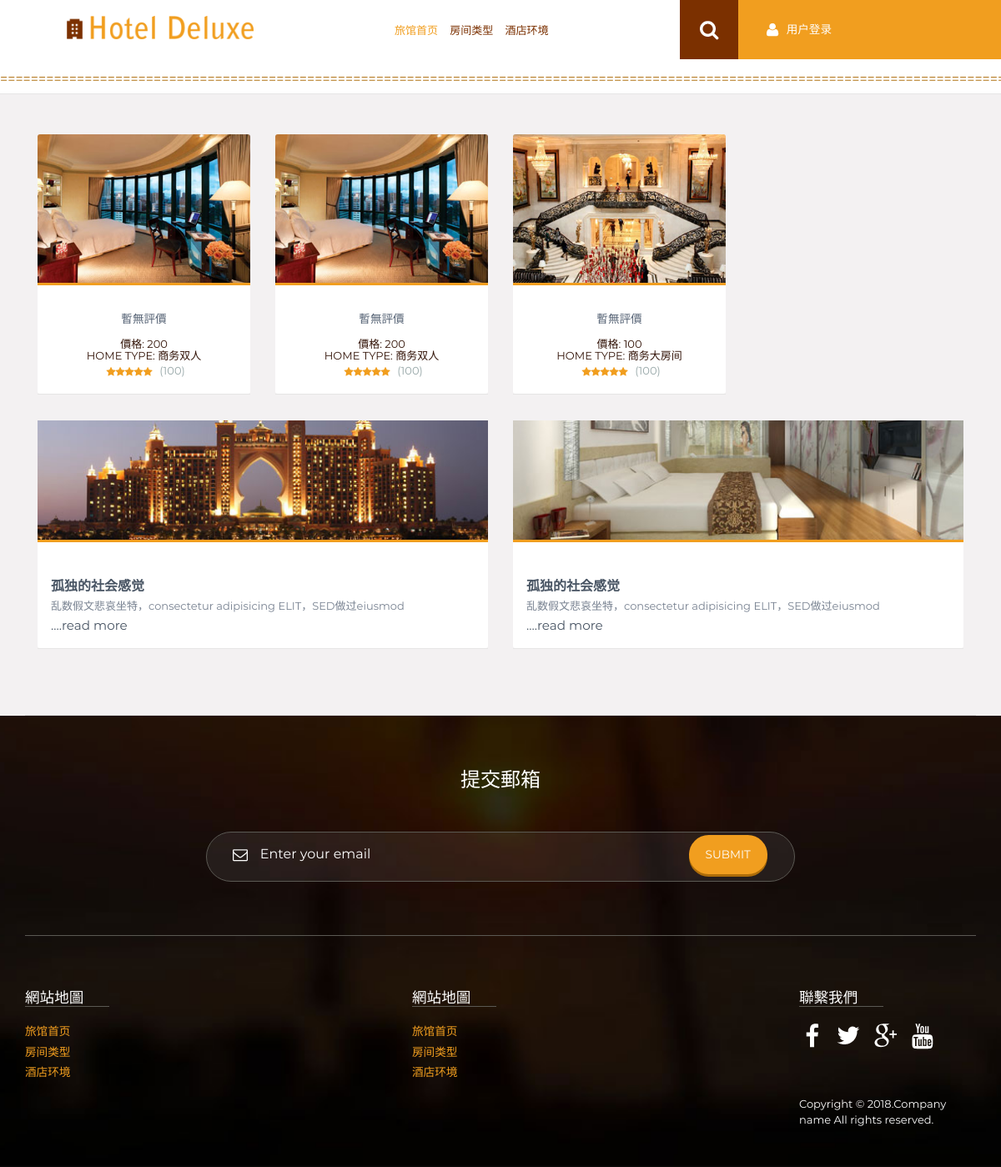
Before: / with the older database file.
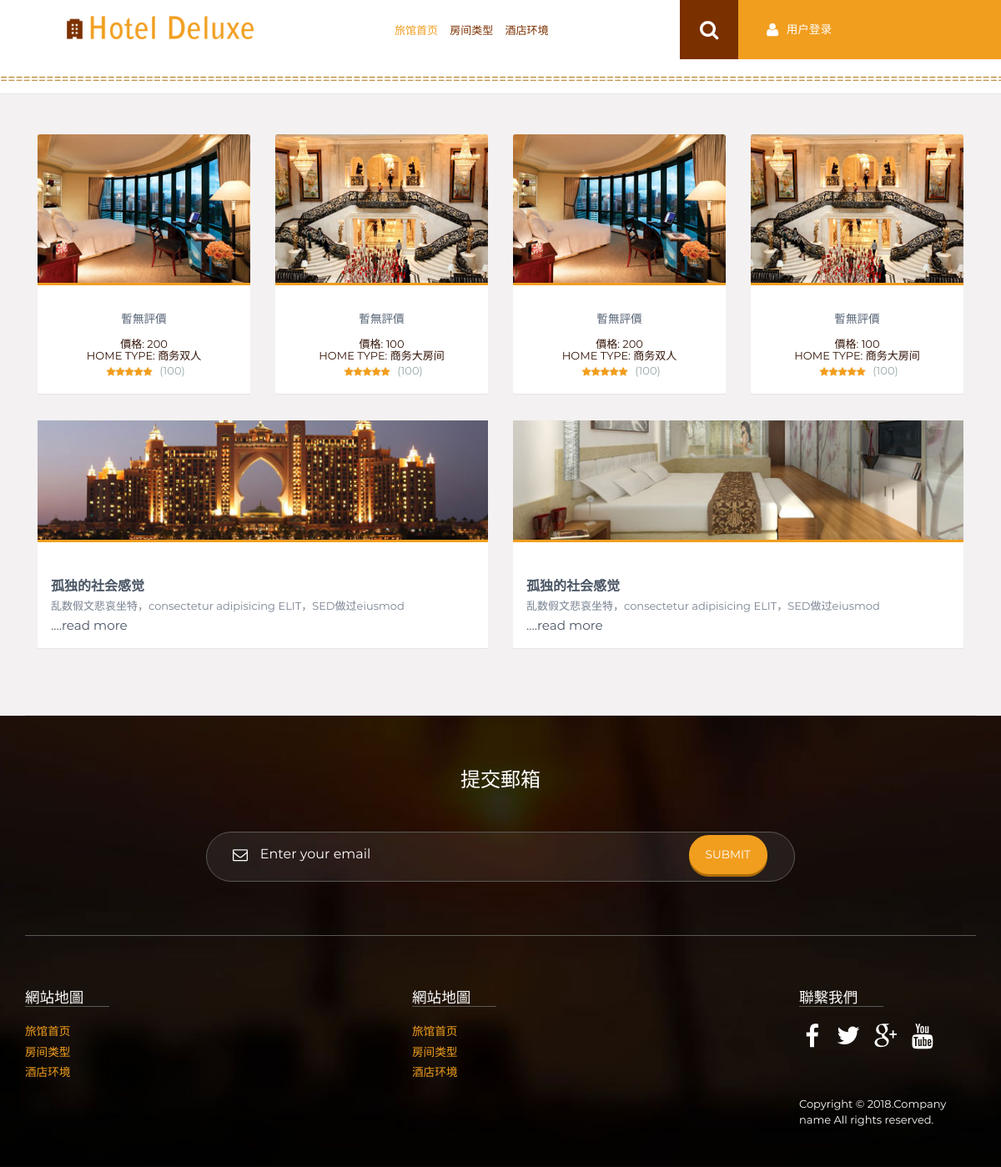
After: the same page with the newer database file.
### app/models.py (models this page shows, shortened)
class Room(models.Model):
    room_number = models.CharField(max_length=10, unique=True, null=False,verbose_name='房屋編號')
    price = models.IntegerField(verbose_name='價格')
    img = models.ImageField(upload_to='./static/upload/', default='img/l2.jpg',verbose_name='圖片')
    category = models.CharField(max_length=10,verbose_name='房屋類別')
    available = models.BooleanField(default=1,verbose_name='是否可用')
    status = models.IntegerField(default=1,verbose_name='是否租出')
    user = models.CharField(max_length=30, null=True,verbose_name='預定/出租用戶')
    evaluation = models.CharField(max_length=100, default='暫無評價',verbose_name='評價')
    number = models.IntegerField(default=0,verbose_name='預定次數')
    fraction = models.CharField(max_length=10, default='star2.png',verbose_name='評價分數')

class Latest_post(models.Model):
    title = models.CharField(max_length=50)
    time = models.DateTimeField(auto_now=True)
    author = models.CharField(max_length=20)
    content = models.CharField(max_length=500)
    img = models.ImageField(upload_to='./static/upload/')
    views = models.IntegerField(default=1)

### app/views.py (the view)
# urls.py: path('', index, name='index'),
def index(request):
    user = islogin(request)
    rooms = Room.objects.all().order_by('number')[:4]
    posts = Latest_post.objects.all().order_by('time')[:2]
    return render(request, 'index.html', {'user': user, 'list': rooms, 'l_post': posts, 'index': True})

### app/unit.py (called while the page is built)
def islogin(request):
    try:
        user = User.objects.get(username=request.session['username'])
    except:
        user = None
    return user

### templates/index.html (shortened to what this page needs)
{% extends 'base.html' %}
{% load static %}
{% block container %}
    <div class="container">
        <div class="content_middle_box">
            <div class="top_grid">
                {% for i in list %}
                    {% if i.available %}
                        <div class="col-md-3 index-grids">
                            <div class="grid1">
                                <div class="view view-first">
                                    <div class="index_img"><img src="{{ i.img }}" class="img-responsive"
                                                                alt=""/></div>
                                </div>
                                <div class="inner_wrap">
                                    <h3>{{ i.evaluation }}</h3>
                                    <ul class="star1">
                                        <h4 class="green">價格: {{ i.price }}</h4>
                                        <h4 class="green">Home type: {{ i.category }}</h4>
                                        <li><a href="#"> <img src="{% static 'img/' %}{{ i.fraction }}"
                                                              alt="">({{ i.number }})</a></li>
                                    </ul>
                                </div>
                            </div>
                        </div>
                    {% endif %}
                {% endfor %}
                <div class="clearfix"></div>
            </div>
            <div class="middle_grid wow fadeInUp" data-wow-delay="0.4s">
                {% for i in l_post %}
                    <div class="col-md-6 index-grids">
                        <div class="grid1">
                            <div class="index_img1"><img src="/{{ i.img }}" class="img-responsive" alt=""/></div>
                            <div class="inner_wrap1">
                                <ul class="item_module">
                                    <li class="module_right">
                                        <h5>{{ i.title|truncatechars:'10' }}</h5>
                                        <p>{{ i.content|truncatechars:'50' }}</p>
                                        <a href="/article/?id={{ i.id }}" class="content_btn">....read more</a>
                                    </li>
                                </ul>
                            </div>
                        </div>
                    </div>
                {% endfor %}
                <div class="clearfix"></div>
            </div>
        </div>
    </div>
{% endblock %}

Changed rows visible on the page:
now on this page (row edited): Room: img (picture), evaluation "暫無評價", price "100", category "商务大房间", fraction (picture), number "100"
